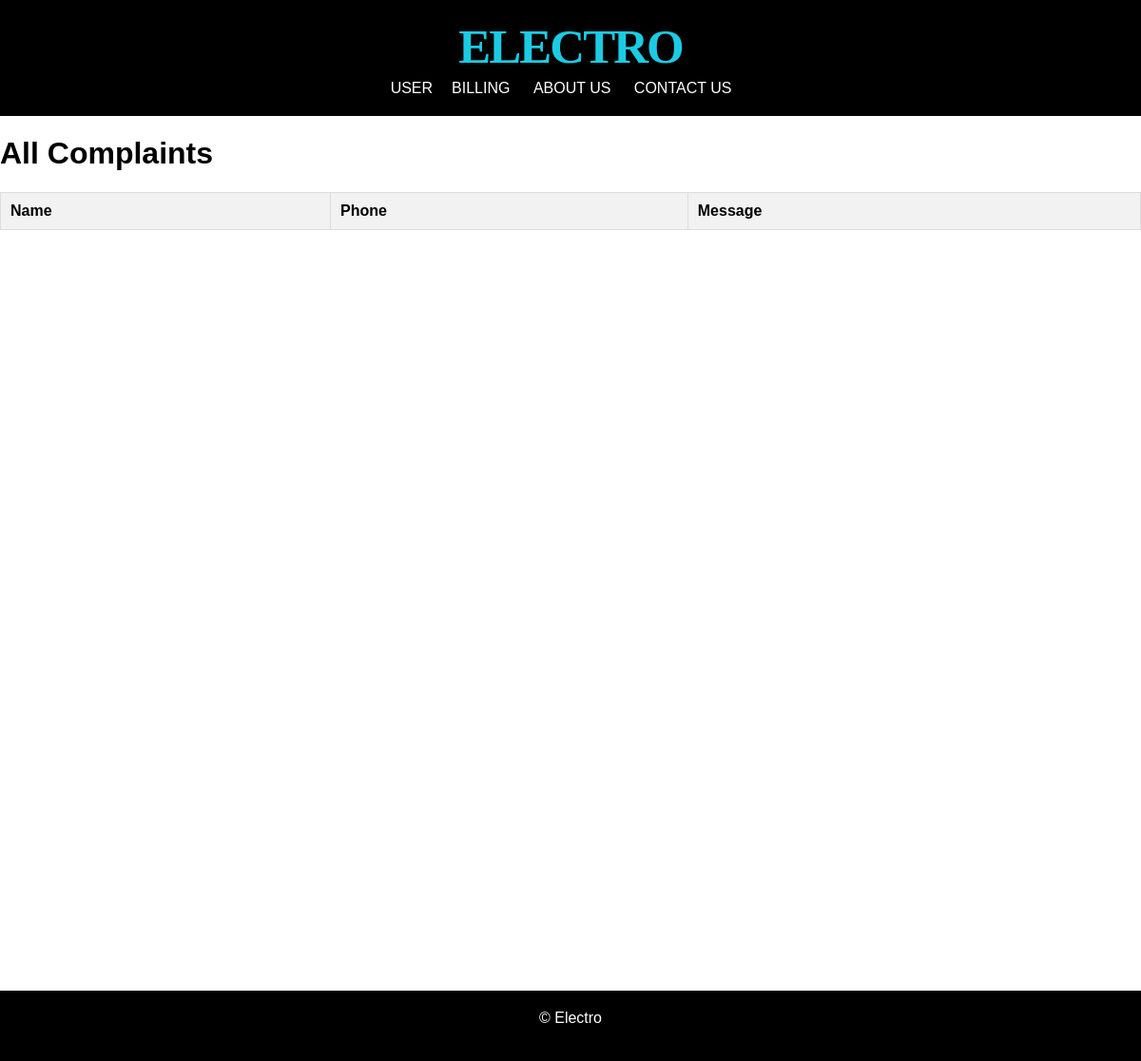
Page /complaints/ on the earlier database version.
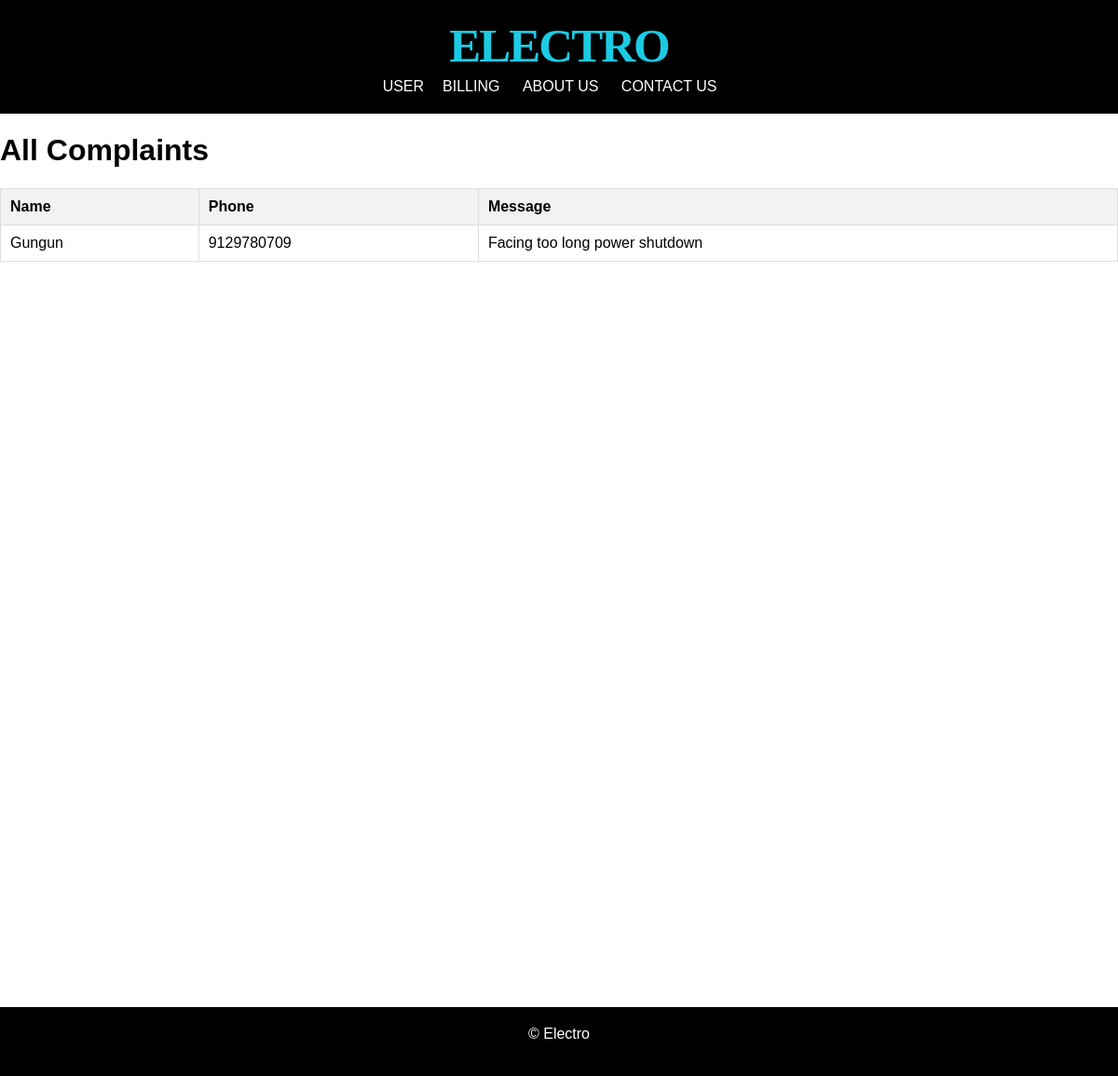
Same page on the later database version.
### electro/models.py (models this page shows, shortened)
class Complaint(models.Model):
    name = models.CharField(max_length=100)
    email = models.EmailField()
    phone = models.CharField(max_length=15)
    message = models.TextField()

### electro/views.py (the view)
# urls.py: path('complaints/', views.view_complaints, name='complaints'),
def view_complaints(request):
    complaints = Complaint.objects.all()
    return render(request, 'electro/view_complaints.html', {'complaints': complaints})

### templates/electro/view_complaints.html (shortened to what this page needs)
{% extends 'base.html' %}
{% block content %}
  <div class="container-large" style="padding-bottom: 800px;
">
    <h1>All Complaints</h1>
    <table class="complaint-table">
      <thead>
        <tr>
          <th>Name</th>
          <th>Phone</th>
          <th>Message</th>
        </tr>
      </thead>
      <tbody>
        {% for complaint in complaints %}
          <tr>
            <td>{{ complaint.name }}</td>
            <td>{{ complaint.phone }}</td>
            <td>{{ complaint.message }}</td>
          </tr>
        {% endfor %}
      </tbody>
    </table>
  </div>
{% endblock %}

Differences in the rows shown:
added Complaint: name "Gungun", phone "9129780709", message "Facing too long power shutdown"
